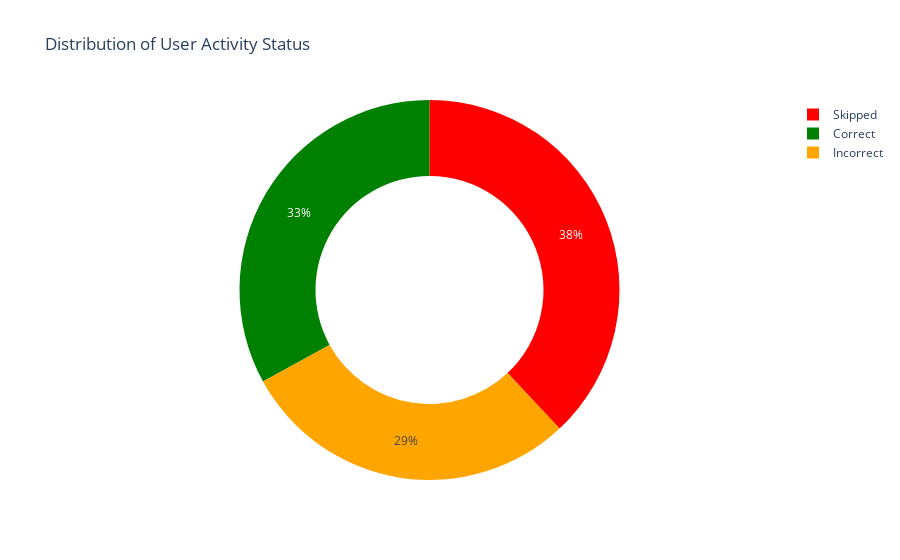

The notebook cell this image was saved under:
### Code cell
import pandas as pd
import random
import plotly.express as px

# Generate the data
correct_incorrect = pd.DataFrame(
    [["example", random.choice(["Correct", "Incorrect", "Skipped"])] for i in range(100)],
    columns=['Name', 'Correct or Incorrect']
)

# Count the number of occurrences for each status
user_count_by_correct = correct_incorrect.groupby("Correct or Incorrect").size().reset_index(name='Count')

# Define colors for each activity status
colors = {
    "Correct": "green",
    "Incorrect": "orange",
    "Skipped": "red"
}

# Create the donut chart
fig = px.pie(
    user_count_by_correct,  # Use the grouped data with counts
    names='Correct or Incorrect', 
    values='Count',  # Reference the 'Count' column for the values
    title='Distribution of User Activity Status',
    color='Correct or Incorrect',
    color_discrete_map=colors,
    hole=0.6  # Set the size of the hole in the center of the donut
)

# Show the plot
fig.show()

### Figure 1 — Plotly figure (JSON) as saved in the notebook; plotly's stock layout.template omitted (floating-point values rounded to 4 significant figures)
{"data": [{"customdata": [["Correct"], ["Incorrect"], ["Skipped"]], "domain": {"x": [0, 1], "y": [0, 1]}, "hole": 0.6, "hovertemplate": "Correct or Incorrect=%{customdata[0]}<br>Count=%{value}<extra></extra>", "labels": ["Correct", "Incorrect", "Skipped"], "legendgroup": "", "marker": {"colors": ["green", "orange", "red"]}, "name": "", "showlegend": true, "type": "pie", "values": [33, 29, 38]}], "layout": {"legend": {"tracegroupgap": 0}, "title": {"text": "Distribution of User Activity Status"}}}
